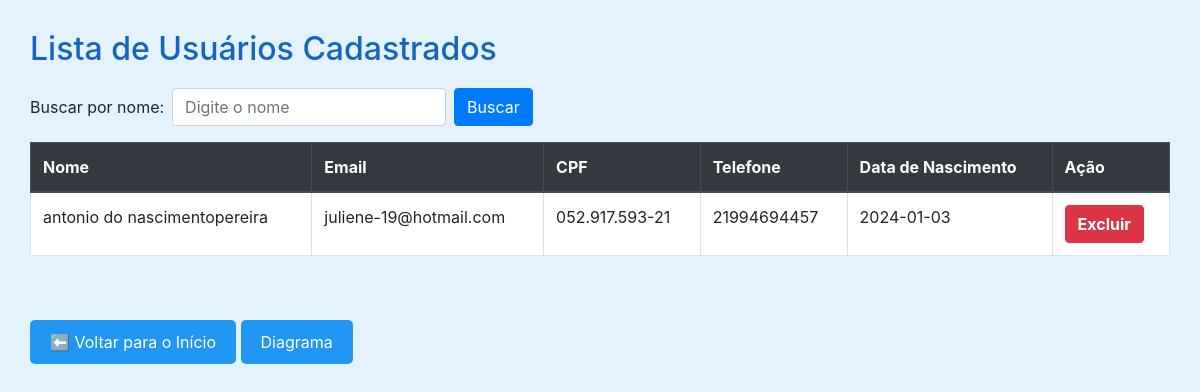
The app's page /usuarios.php?busca=antonio do nascimentopereira (signed in) with its own data.
### tables this page shows
CREATE TABLE `usuarios` (
  `id` int(11) NOT NULL,
  `nome` varchar(100) DEFAULT NULL,
  `data_nascimento` date DEFAULT NULL,
  `nome_mae` varchar(100) DEFAULT NULL,
  `cpf` varchar(14) DEFAULT NULL,
  `email` varchar(100) DEFAULT NULL,
  `telefone` varchar(20) DEFAULT NULL,
  `endereco` varchar(255) DEFAULT NULL,
  `login` varchar(50) DEFAULT NULL,
  `senha` varchar(255) DEFAULT NULL
);

### usuarios.php (the view, shortened to what this page needs)
<?php
require_once 'controllers/conexao.php';
?>
<!DOCTYPE html>
<html lang="pt-br">
<head>
    <link rel="stylesheet" href="https://stackpath.bootstrapcdn.com/bootstrap/4.5.2/css/bootstrap.min.css">
</head>
<body>
    <h2>Lista de Usuários Cadastrados</h2>
    <form method="GET" class="form-inline mb-3">
        <label class="mr-2">Buscar por nome:</label>
        <input type="text" name="busca" class="form-control mr-2" placeholder="Digite o nome">
        <button type="submit" class="btn btn-primary">Buscar</button>
    </form>
    <table class="table table-bordered">
        <thead class="thead-dark">
            <tr>
                <th>Nome</th>
                <th>Email</th>
                <th>CPF</th>
                <th>Telefone</th>
                <th>Data de Nascimento</th>
                <th>Ação</th>
            </tr>
        </thead>
        <tbody>
            <?php
            $busca = isset($_GET['busca']) ? trim($_GET['busca']) : '';
            if ($busca !== '') {
                $sql = "SELECT id, nome, email, cpf, telefone, data_nascimento FROM usuarios WHERE nome LIKE ? ORDER BY id ASC";
                $stmt = $conn->prepare($sql);
                $termoBusca = "%$busca%";
                $stmt->bind_param("s", $termoBusca);
            } else {
                $sql = "SELECT id, nome, email, cpf, telefone, data_nascimento FROM usuarios ORDER BY id ASC";
                $stmt = $conn->prepare($sql);
            }
            $stmt->execute();
            $resultado = $stmt->get_result();
            while ($row = $resultado->fetch_assoc()) {
                echo "<tr>";
                echo "<td>" . htmlspecialchars($row["nome"]) . "</td>";
                echo "<td>" . htmlspecialchars($row["email"]) . "</td>";
                echo "<td>" . htmlspecialchars($row["cpf"]) . "</td>";
                echo "<td>" . htmlspecialchars($row["telefone"]) . "</td>";
                echo "<td>" . htmlspecialchars($row["data_nascimento"]) . "</td>";
                echo "<td><a href='controllers/excluir_usuario.php?id=" . $row["id"] . "' class='btn btn-danger' onclick=\"return confirm('Tem certeza que deseja excluir este usuário?');\">Excluir</a></td>";
                echo "</tr>";
            }
            ?>
        </tbody>
    </table>
    <br><br>
<a href="index.html" style="text-decoration: none;">
  <button style="padding: 10px 20px; background-color: #2196F3; color: white; border: none; border-radius: 5px; font-size: 16px; cursor: pointer;">
    ⬅ Voltar para o Início
  </button>
</a>
<a href="diagrama.html" style="text-decoration: none;">
  <button style="padding: 10px 20px; background-color: #2196F3; color: white; border: none; border-radius: 5px; font-size: 16px; cursor: pointer;">
    Diagrama
  </button>
</a>
</body>
</html>

### usuarios.php (style rules this page uses)
body { background-color: #e3f2fd; padding: 30px; }
h2 { color: #1565c0; margin-bottom: 20px; }
table { background-color: white; }
.btn-danger { font-weight: bold; }

### records on screen
usuarios: nome "antonio do nascimentopereira", email "juliene-19@hotmail.com", cpf "052.917.593-21", telefone "21994694457", data_nascimento "2024-01-03"
